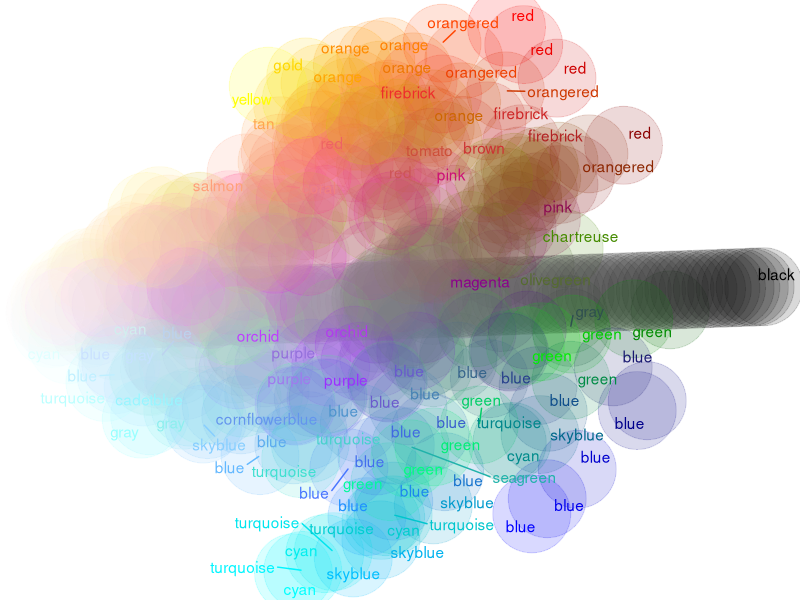

Generate this figure with R:
library(tidyverse)
library(ggrepel)

#rgb2hex <- function(r,g,b) sprintf('#%s',paste(as.hexmode(c(r,g,b)),collapse = ''))
## hadley wickham:
rgb2hex <- function(r,g,b) rgb(r, g, b, maxColorValue = 255) #https://gist.github.com/mbannert/e9fcfa86de3b06068c83
col2hex_alpha <- function(col, alpha) rgb(t(col2rgb(col)), alpha=alpha, maxColorValue=255)


allColors <- colors()
length(allColors)

rgbAllColors <- data.frame(do.call('rbind',lapply(allColors,function(x){t(col2rgb(x))})))
rgbAllColors$color <- allColors
rgbAllColors$hex = apply(rgbAllColors,1,function(x){rgb2hex(x[1],x[2],x[3])})

head(rgbAllColors)

rgbAllColors[490,]
baseColor <- gsub('[0-9]|alice|antique|burly|spring|slate|steel|rosy|royal|dark|
     sandy|powder|pale|medium|light|midnight|navy|blush|indian|hot|dodger|deep','',rgbAllColors$color)
rgbAllColors$basecolor <- baseColor

rgbAllColors_unique <- rgbAllColors[!duplicated(rgbAllColors$hex),]
rownames(rgbAllColors_unique) <- rgbAllColors_unique$color

View(rgbAllColors_unique)

datPCA = rgbAllColors_unique[,1:3]
rownames(datPCA) = rgbAllColors_unique[,'color']

pca_important <- prcomp(t(datPCA), center = F,scale. = F)



rgbAllColors_unique_aug <- cbind(rgbAllColors_unique,pca_important$rotation[rownames(rgbAllColors_unique),1:2])



exData = rgbAllColors_unique_aug %>% filter(color %in% sample(rownames(rgbAllColors_unique_aug),30))

customColors <- exData$color
names(customColors) <- exData$hex

dat <- rgbAllColors_unique_aug #%>% sample_n(40)
dat %>%  
  ggplot(aes(x=PC1,y=PC2)) + #,color=superclass.name)) +
  geom_point(color=dat$hex,size=26,alpha=0.15) +
  geom_text_repel(aes(label=basecolor),color=dat$hex,alpha=9) +
  theme_void()
  


